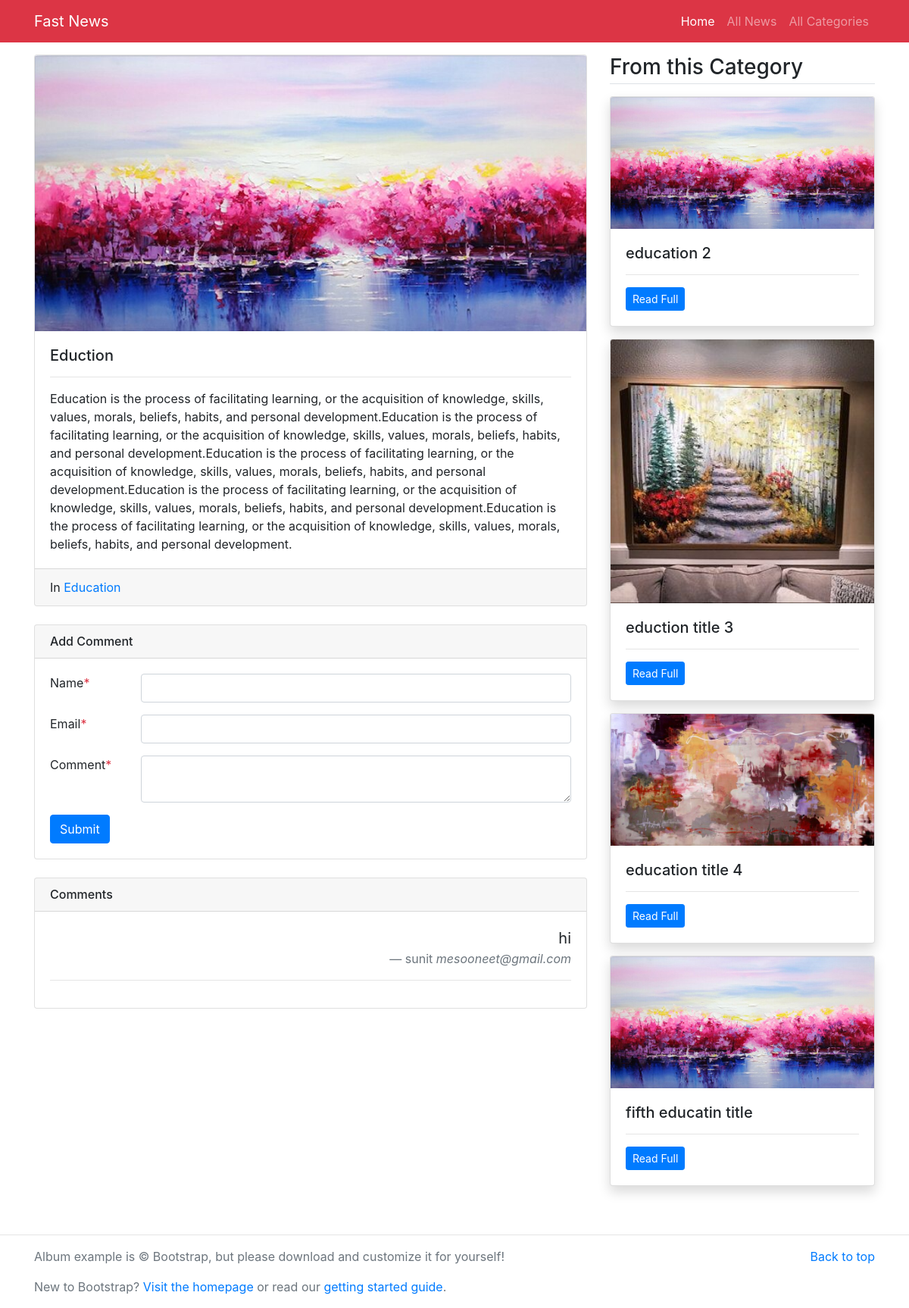
Page /detail/1/ on the committed database.
### main/models.py (models this page shows, shortened)
class News(models.Model):
    category = models.ForeignKey(Category,on_delete=models.CASCADE)
    title = models.CharField(max_length=100)
    detail = models.TextField()
    image = models.ImageField(upload_to='imgs/')
    add_time = models.DateField(auto_now_add=True)
    class Meta:
        verbose_name_plural = 'News'

class Category(models.Model):
    title = models.CharField(max_length=100)
    category_image = models.ImageField(upload_to='imgs/')
    class Meta:
        verbose_name_plural = 'Categories'

class Comment(models.Model):
    news = models.ForeignKey(News,on_delete=models.CASCADE)
    name = models.CharField(max_length=100)
    email = models.EmailField()
    comment = models.TextField()
    status = models.BooleanField(default=False)

### main/views.py (the view, shortened to what this page needs)
# urls.py: path('detail/<int:id>/',views.detail,name='detail'),
def detail(request,id):
    news = News.objects.get(pk=id)
    category = Category.objects.get(id=news.category.id)
    related_news = News.objects.filter(category=category).exclude(id=id)
    comments=Comment.objects.filter(news=news,status=True).order_by('-id')
    context = {
        'news':news,
        'related_news':related_news,
        'comments':comments
    }
    return render(request,'main/detail.html',context)

### main/templates/main/detail.html (shortened to what this page needs)
{% extends 'main/base.html' %}
{% load static %}
{% block content %}
<main class="container mt-3 mb-5">
	<div class="row my-3">
		<div class="col-md-8">
			<div class="card mb-3">
			  <img src="/media/{{news.image}}" class="card-img-top" alt="{{news.title}}">
			  <div class="card-body">
			    <h5 class="card-title">{{news.title}}</h5>
			    <hr/>
			    <p class="card-text">{{news.detail}}</p>
			  </div>
			  <div class="card-footer">
			  	In <a href="{{news.title.id}}">{{news.category.title}}</a>
			  </div>
			</div>
			<div class="card my-4">
				<h6 class="card-header">Add Comment</h6>
				<div class="card-body">
					<form method="post" action="{% url 'detail'  news.id %} ">
						<div class="form-group row">
							<label class="col-md-2">Name<span class="text-danger">*</span></label>
							<div class="col-md-10">
								<input type="text" name="name" required class="form-control" />
							</div>
						</div>
						<div class="form-group row">
							<label class="col-md-2">Email<span class="text-danger">*</span></label>
							<div class="col-md-10">
								<input type="temailext" name="email" required class="form-control" />
							</div>
						</div>
						<div class="form-group row">
							<label class="col-md-2">Comment<span class="text-danger">*</span></label>
							<div class="col-md-10">
								<textarea class="form-control" name="message" required></textarea>
							</div>
						</div>
						<input type="submit" class="btn btn-primary" />
					</form>
				</div>
			</div>
			<div class="card my-4">
				<h6 class="card-header">Comments</h6>
				<div class="card-body">
					{% for comment in comments %}
					<blockquote class="blockquote text-right">
					  <p class="mb-0">{{comment.comment}}</p>
					  <footer class="blockquote-footer">{{comment.name}} <cite title="Source Title">{{comment.email}}</cite></footer>
					</blockquote>
					<hr/>
					{% endfor %}
				</div>
			</div>
		</div>
		<div class="col-md-4">
			<h3 class="mb-3 border-bottom pb-1">From this Category</h3>
			{% for rel_news in related_news %}
			<div class="card mb-3 shadow">
			  <img src="/media/{{rel_news.image}}" class="card-img-top" alt="{{rel_news.title}}">
			  <div class="card-body">
			    <h5 class="card-title">{{rel_news.title}}</h5>
			    <hr/>
			    <p class="card-text"><a href="" class="btn btn-sm btn-primary">Read Full</a></p>
			  </div>
			</div>
			{% endfor %}
		</div>
	</div>
</main>
{% endblock %}

### main/templates/main/base.html (shortened to what this page needs)
{% load static %}
<!DOCTYPE html>
<html>
<head>
	<link rel="stylesheet" type="text/css" href="{% static 'vendor/bs4/bootstrap.min.css' %}" />
</head>
<body>
<nav class="navbar navbar-expand-lg navbar-dark bg-danger">
    <div class="container">
        <a class="navbar-brand" href="/">Fast News</a>
        <div class="collapse navbar-collapse" id="navbarNav">
        <ul class="navbar-nav ml-auto">
            <li class="nav-item active">
            <a class="nav-link" href="/">Home</a>
            </li>
            <li class="nav-item">
            <a class="nav-link" href="{% url 'all_news' %}">All News</a>
            </li>
            <li class="nav-item">
            <a class="nav-link" href="{% url 'all_category' %}">All Categories</a>
            </li>
        </ul>
        </div>
    </div>
</nav>
{% block content %}{% endblock content %}
<hr/>
<footer class="text-muted">
  <div class="container">
    <p class="float-right">
      <a href="#">Back to top</a>
    </p>
    <p>Album example is &copy; Bootstrap, but please download and customize it for yourself!</p>
    <p>New to Bootstrap? <a href="https://getbootstrap.com/">Visit the homepage</a> or read our <a href="/docs/4.5/getting-started/introduction/">getting started guide</a>.</p>
  </div>
</footer>
</body>
</html>

### rows in the picture
News: image (picture), title "Eduction", detail "Education is the process of facilitating learning, or the acquisition of knowledge, skills, values, morals, beliefs, habits, and personal development.Education is the process of facilitating learning, or the acquisition of knowledge, skills, values, morals, beliefs, habits, and personal development.Education is the process of facilitating learning, or the acquisition of knowledge, skills, values, morals, beliefs, habits, and personal development.Education is the process of facilitating learning, or the acquisition of knowledge, skills, values, morals, beliefs, habits, and personal development.Education is the process of facilitating learning, or the acquisition of knowledge, skills, values,…", category "Education"
Comment: comment "hi", name "sunit", email "mesooneet@gmail.com"
News: image (picture), title "education 2"
News: image (picture), title "eduction title 3"
News: image (picture), title "education title 4"
News: image (picture), title "fifth educatin title"
